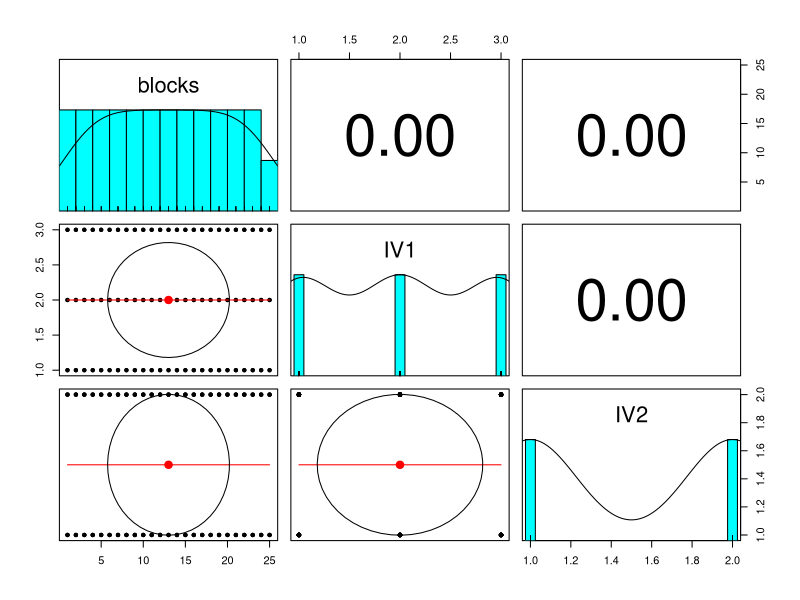
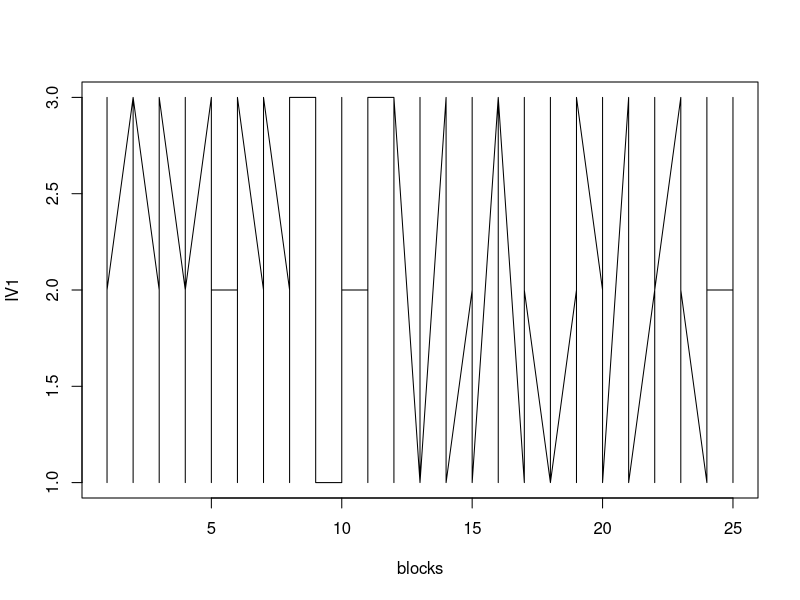

The R source for these figures, in order:
# Include psych package

library(psych)


# Generate N number of trials ---------------------------------------------

n <- 150
not_useful <- 3
cases <- 2


# Generate randomized trials for N = 150 ----------------------------------

trials <-  block.random(n,c(not_useful, cases))
headTail(trials)
output <- data.frame(trials)
colnames(output) <- c("Block no.","to_be_discarded","Case")

# Write CSV file ----------------------------------------------------------

# Discarding second column which contains non-relevent data
write.csv(output[,-2],"Randomized_trials.csv")
pairs.panels(trials)
plot(trials,type = 'l')
